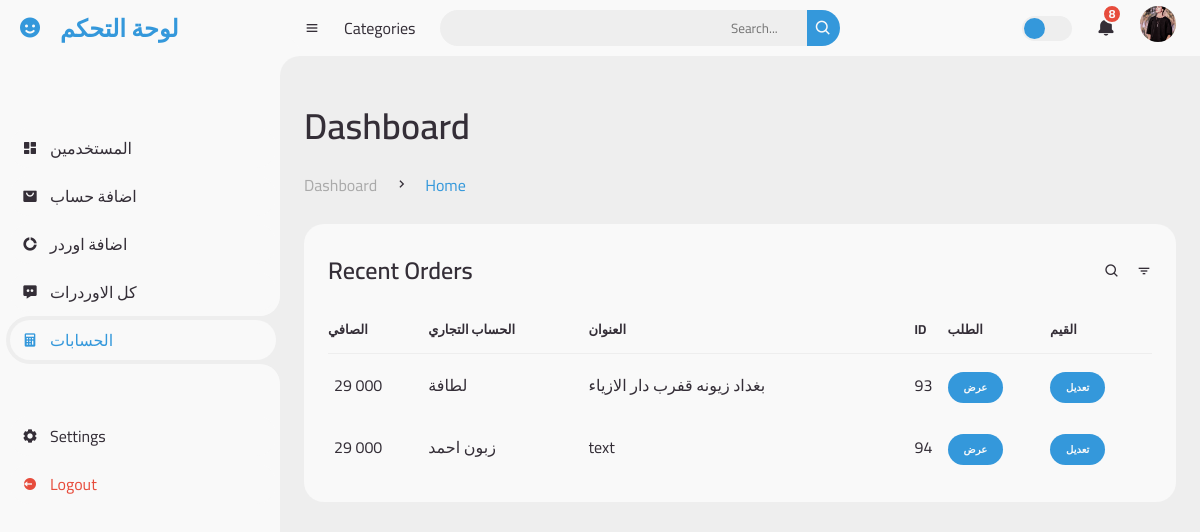
Screenshot of /controle/accuntit.php (signed in) with the database file from the repository.
### tables this page shows
CREATE TABLE `user_form` (
  `id` int(100) NOT NULL,
  `name` varchar(100) NOT NULL,
  `email` varchar(100) NOT NULL,
  `password` varchar(100) NOT NULL,
  `image` varchar(100) NOT NULL,
  `usertype` varchar(255) NOT NULL
);

CREATE TABLE `orders` (
  `id` int(11) NOT NULL,
  `orderN` varchar(255) NOT NULL,
  `price` int(255) NOT NULL,
  `note` varchar(255) NOT NULL,
  `userNumber` varchar(255) NOT NULL,
  `addreces` varchar(255) NOT NULL,
  `user_id` varchar(255) NOT NULL,
  `order_page_name` varchar(255) NOT NULL,
  `page_name` varchar(255) NOT NULL,
  `statuse` varchar(50) NOT NULL,
  `priceAd` int(255) NOT NULL,
  `Governorate` varchar(255) NOT NULL
);

### controle/accuntit.php (the view, shortened to what this page needs)
<?php
include '../login/config.php';
$user_id = $_SESSION['user_id'];
?>
								   <?php
							        $sqlimg = "SELECT * FROM `user_form` WHERE id = '$user_id'";
							        $resultimg = mysqli_query($conn, $sqlimg);
							         $img = mysqli_fetch_assoc($resultimg);
       								 ?>
<!DOCTYPE html>
<html lang="en">
<head>
	<link href='https://unpkg.com/boxicons@2.0.9/css/boxicons.min.css' rel='stylesheet'>
	<link rel="stylesheet" href="html/style.css?v=<?php echo time(); ?>">
</head>
<body>
	<section id="sidebar">
		<a href="col.php" class="brand">
			<i class='bx bxs-smile'></i>
			<span class="text">لوحة التحكم</span>
		</a>
		<ul class="side-menu top">
			<li>
				<a href="col.php">
					<i class='bx bxs-dashboard' ></i>
					<span class="text">المستخدمين</span>
				</a>
			</li>
			<li>
				<a href="addAccunt.php">
					<i class='bx bxs-shopping-bag-alt' ></i>
					<span class="text">اضافة حساب </span>
				</a>
			</li>
			<li>
				<a href="create-new-order.php">
					<i class='bx bxs-doughnut-chart' ></i>
					<span class="text">اضافة اوردر</span>
				</a>
			</li>
			<li>
				<a href="index.php">
					<i class='bx bxs-message-dots' ></i>
					<span class="text">كل الاوردرات </span>
				</a>
			</li>
            <li class="active">
				<a href="accuntit.php">
                <i class='bx bxs-calculator'></i>
					<span class="text">الحسابات   </span>
				</a>
			</li>
		</ul>
		<ul class="side-menu">
			<li>
				<a href="../login/Home.php">
					<i class='bx bxs-cog' ></i>
					<span class="text">Settings</span>
				</a>
			</li>
			<li>
				<a href="../login/Home.php" class="logout">
					<i class='bx bxs-log-out-circle' ></i>
					<span class="text">Logout</span>
				</a>
			</li>
		</ul>
	</section>
	<section id="content">
		<nav>
			<i class='bx bx-menu' ></i>
			<a href="#" class="nav-link">Categories</a>
			<form action="saerch.php" method="POST">
				<div class="form-input">
					<input type="search" placeholder="Search..." name="saerchInput">
					<button type="submit" class="search-btn"><i class='bx bx-search' ></i></button>
				</div>
			</form>
			<label for="switch-mode" class="switch-mode"></label>
			<a href="#" class="notification">
				<i class='bx bxs-bell' ></i>
				<span class="num">8</span>
			</a>
			<a href="#" class="profile">
				<img src="../login/uploaded_img/<?php echo $img['image'] ?>">
			</a>
		</nav>
		<main>
			<div class="head-title">
				<div class="left">
					<h1>Dashboard</h1>
					<ul class="breadcrumb">
						<li>
							<a href="#">Dashboard</a>
						</li>
						<li><i class='bx bx-chevron-right' ></i></li>
						<li>
							<a class="active" href="#">Home</a>
						</li>
					</ul>
				</div>
			</div>
			<div class="table-data">
				<div class="order">
					<div class="head">
						<h3>Recent Orders</h3>
						<i class='bx bx-search' ></i>
						<i class='bx bx-filter' ></i>
					</div>
					<table>
						<thead>
							<tr>
								<th>الصافي</th>
                                <th>الحساب التجاري </th>
                                <th>العنوان </th>
								<th>ID</th>
								<th>الطلب</th>
								<th>القيم  </th>
							</tr>
						</thead>
								   <?php
							        $sql = "SELECT * FROM `orders` ";
							        $result = mysqli_query($conn, $sql);
							        while ($row = mysqli_fetch_assoc($result)) {
										if($row['statuse'] == 3){
       								 ?>
						<tbody>
							<tr>
							<td> <?php $pricePage = $row['price'] - $row['priceAd'];
								if($row['priceAd']){
									echo $pricePage;
								}else{
									echo "لم يتم حساب الطلب ";
								}
									 ?> 000</td>
									<td>
										<p><?php if($row['page_name']){
											echo $row['page_name'];
										}else{
											echo $row['order_page_name'];
										}  ?></p>
									</td>
									<td>
										<p><?php $addric = $row['Governorate'] ." ". $row['addreces'];
										echo $addric?></p>
									</td>
									<td>
										<p><?php echo $row['id'] ?></p>
									</td>
									<td><a href="order.php?id=<?php echo $row['id'] ?>" > <span class="status completed">عرض</span></a>
									<td><a href="edit.php?id=<?php echo $row['id'] ?>" > <span class="status completed">تعديل</span></a>
									</td>
								</tr>
								<?php
								}?>
						<?php } ?>
						</tbody>
					</table>
				</div>
			</div>
		</main>
	</section>
</body>
</html>

### rows the page displays
user_form: image (picture)
orders: pricePage "29", page_name "لطافة", addric "بغداد زيونه قفرب دار الازياء", id "93"
orders: pricePage "29", order_page_name "زبون احمد", addric "text", id "94"
